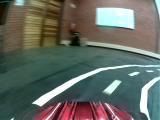
#> input picture 101_cam-image_array_.jpg, 160 x 120 px
$ jupyter execute --allow-errors 'CPDonkey December Notebook.ipynb'   (shell and % lines are left out)   (older library calls are emulated)
#> lines starting #> are read from the running program, lines starting #| are printed output that depends on the picture; after the words box and inside, x2 and y2 are one past the last pixel; in counts of white or black regions, pixels touching at a corner belong together
# CPDonkey December Notebook
Notebook detailing the formation of a donkeycar pilot using a Deep CNN and a single input image

[cell 1]
##Data Profile

#Image Data Example

#Labels

[cell 2]
#IMPORTS
import tensorflow as tf
import matplotlib.pyplot as plt
import numpy as np
import cv2

The data that is fed into the donkeycar's pilot is a single input image. The donkeycar must be able to determine from this image whether to turn left or right.

This image is a photo taken by the Donkeycar's front-facing camera with a resolution of 120x160. Each image, when taken, is labeled with a user angle (between -1 and 1) and a user throttle (between -1 and 1) - these labels are generated by the donkey program.

Below is an example of a photo taken by the donkey camera. This image has a corresponding json record file listing the angle, throttle, and the milliseconds elapsed since the data recording has started.

[cell 3]
#Data Example
inImg = cv2.imread("101_cam-image_array_.jpg",0)
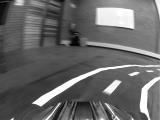
#> inImg: shape (120, 160); min 0, max 255, mean 103.6
plt.title('Input Image')
plt.imshow(inImg, cmap = 'gray')

[cell 4]
##What must be determined to achieve 'portability'?

#Lane Detection

#Background/Foreground Separation

The above image is fed into the neural network as-is. There is no help provided to the network in finding features such as lane lines etc. This means that the model is very constrained to the environment that it was trained in.

This problem can be solved by training it using many pictures from many different records collected over time and from other donkeycars - but this is time consuming and does not guarantee portability. A better method of making this model more 'portable' would be to incorporate a form of lane detection.

Lane detection can be accomplished by:
*Edge Detection
*Thresholding Images
*U-Net for Image Masking

[cell 5]
##Edge Detection

#Let's begin with edge detection. This is already built into some of the available parts for the donkey and makes use of
#canny edge detection. We will show an example using the built-in opencv tools

imageIn = cv2.imread("101_cam-image_array_.jpg",0)
imageIn = cv2.GaussianBlur(imageIn, (5,5), 0)  #Gaussian Blur with a 5x5 kernel
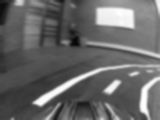
#> imageIn: shape (120, 160); min 7, max 255, mean 103.6
edges = cv2.Canny(imageIn, 500, 200)    #Canny edge detection algorithm with threshold1 set that the strongest edges are found first
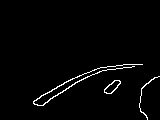
#> edges: shape (120, 160); 2.1% white in thin lines or dots, all inside (x1, y1, x2, y2) = (33, 64, 160, 120)

plt.subplot(121)
plt.title('gray image')
plt.imshow(imageIn, cmap = 'gray')
plt.subplot(122)
plt.title('edge detected image')
plt.imshow(edges, cmap = 'gray')
plt.suptitle('Image Comparison: Canny Edge Detection')
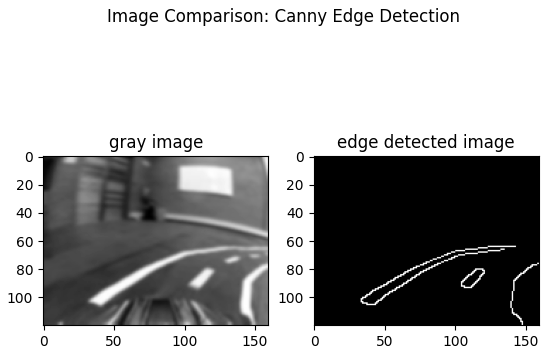
#> figure drawn by matplotlib, 2 panels

[cell 6]
import time

## Thresholding

#Another method of lane detection/isolation could be image thresholding based on colour. A mask is applied to the image based
#on the colour that is to be detected - for example all colours within a certain family of white would most likely count as a
#lane line.

print('now: %d' % int(round(time.time() * 1000)))

imageIn = cv2.imread("101_cam-image_array_.jpg")
#> imageIn is the input picture: shape (120, 160, 3); mean B, G, R 98.1, 106.1, 100.4

print('Post Imread: %d' % int(round(time.time() * 1000)))
#Threshold using numpy:
red_threshold = 200
green_threshold = 200
blue_threshold = 200
rgb_threshold_white = [red_threshold, green_threshold, blue_threshold]

colorMaskWhite = (imageIn[:,:,0] < rgb_threshold_white[0]) | \
                    (imageIn[:,:,1] < rgb_threshold_white[1]) | \
                    (imageIn[:,:,2] < rgb_threshold_white[2])
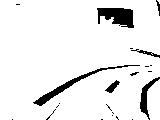
#> colorMaskWhite: shape (120, 160) bool; 92.5% white; 22 black regions (16 under 20 px), largest, box (x1, y1, x2, y2) and area: (97, 8, 134, 28) 509, (33, 65, 140, 106) 435, (140, 77, 160, 120) 236, (105, 80, 120, 93) 83, (131, 49, 160, 58) 69, (156, 0, 160, 16) 28

localImage = np.copy(imageIn)
localImage[colorMaskWhite ] = [0,0,0]
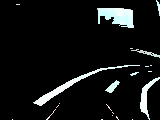
#> localImage: shape (120, 160, 3); mean B, G, R 18.6, 18.6, 17.2

print('Post Numpy Threshold:%d' % int(round(time.time() * 1000)))
#Threshold using OpenCV:
roiHSV = cv2.cvtColor(imageIn, cv2.COLOR_BGR2HSV) #Convert image from bgr to hsv - using hue and saturation to apply mask
#> roiHSV: shape (120, 160, 3); mean H, S, V 68.6, 82.2, 116.8

#Threshold for white side lane lines
lowerLIMIT = np.array([20,0,200],np.uint8)
upperLIMIT = np.array([100,60,255],np.uint8)

colLow = lowerLIMIT
colHigh = upperLIMIT

thresh = cv2.inRange(roiHSV, colLow, colHigh)
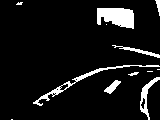
#> thresh: shape (120, 160); 8.1% white; 12 white regions (5 under 20 px), largest, box (x1, y1, x2, y2) and area: (97, 8, 134, 29) 595, (33, 65, 160, 106) 396, (140, 77, 160, 120) 228

print('Post CV Threshold:%d' % int(round(time.time() * 1000)))

#plotting
plt.suptitle('Image Threshold Comparison')
plt.subplot(131)
plt.title('input image')
plt.imshow(imageIn, cmap = 'gray')
plt.subplot(132)
plt.title('numpy mask')
plt.imshow(localImage, cmap = 'gray')
plt.subplot(133)
plt.title('cv2 mask')
plt.imshow(thresh, cmap = 'gray')
#> figure, not shown here; B, G, R data is drawn as R, G, B

$ run again, with Image_Preprocessing/arrowcity.jpg copied over 101_cam-image_array_.jpg
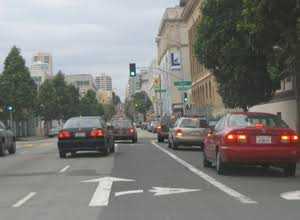
#> input picture Image_Preprocessing/arrowcity.jpg, 300 x 220 px
#> edges: shape (220, 300); every value is 0
#> imageIn is the input picture: shape (220, 300, 3); mean B, G, R 120.5, 124.1, 124.8
#> `colorMaskWhite = (imageIn[:,:,0] < rgb_threshold_white[0]) | \ (imageI..`:
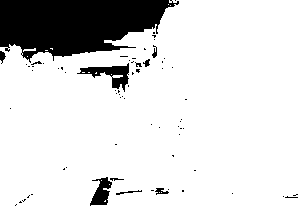
#> colorMaskWhite: shape (220, 300) bool; 86.4% white; 69 black regions (60 under 20 px), largest, box (x1, y1, x2, y2) and area: (0, 0, 179, 63) 7620, (77, 63, 129, 92) 555, (90, 177, 112, 206) 358
#> roiHSV: shape (220, 300, 3); mean H, S, V 55, 27.8, 129.8
#> `thresh = cv2.inRange(roiHSV, colLow, colHigh)`:
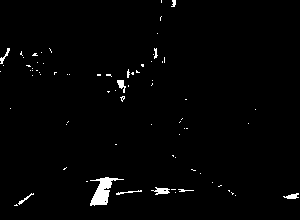
#> thresh: shape (220, 300); 1.6% white; 76 white regions (66 under 20 px), largest, box (x1, y1, x2, y2) and area: (90, 177, 124, 206) 415, (151, 187, 170, 195) 83, (117, 80, 126, 93) 61
